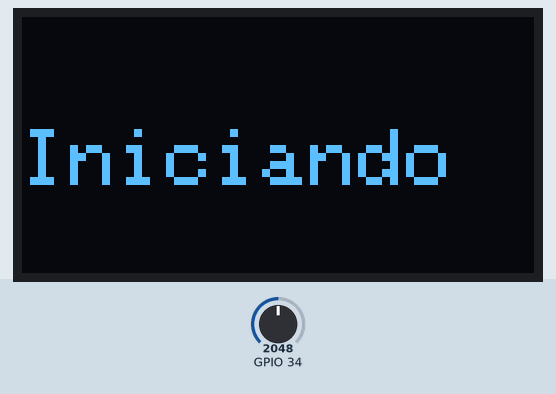
The sketch below on a simulated ESP32. Shown: 128×64 one-colour display. Inputs (shaded band) come from the test bench; at power-on: GPIO 34 = 2048. WiFi joins after 1.5 s; servers stay silent unless stated; what the sketch prints to the serial monitor is not drawn.

Above: at 0.1 s.
At 2.1 s:
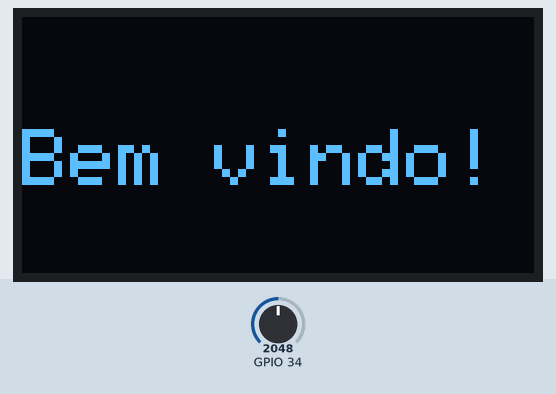

The sketch:

OLED_FINAL.ino
```cpp
#include <Arduino.h>
#include <SPI.h>
#include <Wire.h>
#include <Adafruit_GFX.h>
#include <Adafruit_SSD1306.h>
#include <WiFi.h>
#include <WebServer.h>
#include "MegunoLink.h"
#include "Filter.h"
#include <ArduinoJson.h>
#include <HTTPClient.h>

#define SCREEN_WIDTH 128 // OLED display width, in pixels
#define SCREEN_HEIGHT 64 // OLED display height, in pixels

// Declaration for SSD1306 display connected using I2C
#define OLED_RESET     -1 // Reset pin # (or -1 if sharing Arduino reset pin)
#define SCREEN_ADDRESS 0x3C
Adafruit_SSD1306 display(SCREEN_WIDTH, SCREEN_HEIGHT, &Wire, OLED_RESET);

long FilterWeight = 5;
ExponentialFilter<long> ADCFilter(FilterWeight, 0);

const char* ssid = "Redmi";
const char* password =  "";

WebServer server(80);
void setup()
{
  Serial.begin(9600);

  // initialize the OLED object
  if (!display.begin(SSD1306_SWITCHCAPVCC, SCREEN_ADDRESS)) {
    Serial.println(F("SSD1306 allocation failed"));
    for (;;); // Don't proceed, loop forever
  }

  // Clear the buffer.
  display.clearDisplay();

  // Display Text
  display.setTextSize(2);
  display.setTextColor(WHITE);
  display.setCursor(0, 28);
  display.println("Iniciando");
  display.display();

  delay(10); // We start by connecting to a WiFi network Serial.println();
  setupWifi();
  server.on("/getData/1", HTTP_POST, handlePostRequest);
  server.on("/showResponse/1", HTTP_POST, showResponse);
  server.begin();

  display.clearDisplay();

  // Display Text
  display.setTextSize(2);
  display.setTextColor(WHITE);
  display.setCursor(0, 28);
  display.println("Bem vindo!");
  display.display();
}

void loop() {
  WiFiClient client;
  server.handleClient();
  getSensorData();
}

float getSensorData() {
  int sensorValue = 0;
  sensorValue = analogRead(34);
  float tension = (sensorValue * (3.3 / 4095.0)) * 1000;
  ADCFilter.Filter(tension);
  Serial.println(ADCFilter.Current());
  return ADCFilter.Current();
}

void setupWifi() {
  Serial.println();
  Serial.print("Connecting to ");
  Serial.println(ssid);
  WiFi.disconnect();
  /* Explicitly set the ESP8266 to be a WiFi-client, otherwise, it by default, would try to act as both a client and an access-point and could cause network-issues with your other WiFi-devices on your WiFi-network. */
  WiFi.mode(WIFI_STA);
  WiFi.begin(ssid, password);
  while (WiFi.status() != WL_CONNECTED)
  {
    delay(1000);
    Serial.print(".");
  }
  Serial.println("");
  Serial.println("WiFi connected");
  Serial.println("IP address: ");
  Serial.println(WiFi.localIP());
}

void handlePostRequest() {
  String body = server.arg("plain");
  // Parse JSON data

  DynamicJsonDocument jsonDoc(1024);
  DeserializationError error = deserializeJson(jsonDoc, body);
  if (error) {
    server.send(400, "text/plain", "Invalid JSON");
    return;
  }
  const char *userId = jsonDoc["userId"];
  Serial.println(userId);

  // Process the incoming data (body) here
  float finalValue = getSensorData();
  server.send(200, "text/plain", String(finalValue));
}

void showResponse(){
  String body = server.arg("plain");
  // Parse JSON data

  DynamicJsonDocument jsonDoc(1024);
  DeserializationError error = deserializeJson(jsonDoc, body);
  if (error) {
    server.send(400, "text/plain", "Invalid JSON");
    return;
  }
  const char *value = jsonDoc["value"];
   // Clear the buffer.
  display.clearDisplay();

  // Display Text
  display.setTextSize(3);
  display.setTextColor(WHITE);
  display.setCursor(0, 0);
  display.println(value);
  display.display();
  server.send(200, "text/plain", "Success");
}
```
